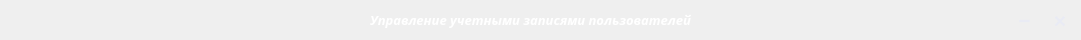
   <widget class="QWidget" name="topWidget" native="true">
    <property name="geometry">
     <rect>
      <x>-1</x>
      <y>0</y>
      <width>1081</width>
      <height>40</height>
     </rect>
    </property>
    <property name="styleSheet">
     <string notr="true">#topWidget
{
	background:rgb(31, 31, 31);
	border-top-right-radius: 16px;
	border-top-left-radius: 16px;
}</string>
    </property>
    <widget class="QPushButton" name="closeButton">
     <property name="geometry">
      <rect>
       <x>1040</x>
       <y>0</y>
       <width>40</width>
       <height>40</height>
      </rect>
     </property>
     <property name="font">
      <font>
       <pointsize>16</pointsize>
       <bold>true</bold>
      </font>
     </property>
     <property name="cursor">
      <cursorShape>PointingHandCursor</cursorShape>
     </property>
     <property name="styleSheet">
      <string notr="true">#closeButton
{
	border:none;
color:;
	color: #e9ebf4;
}

#closeButton:hover
{
	border:none;
color:rgb(111, 72, 157);
}</string>
     </property>
     <property name="text">
      <string>×</string>
     </property>
    </widget>
    <widget class="QPushButton" name="minimizeButton">
     <property name="geometry">
      <rect>
       <x>1009</x>
       <y>0</y>
       <width>31</width>
       <height>40</height>
      </rect>
     </property>
     <property name="font">
      <font>
       <pointsize>16</pointsize>
       <bold>true</bold>
      </font>
     </property>
     <property name="cursor">
      <cursorShape>PointingHandCursor</cursorShape>
     </property>
     <property name="styleSheet">
      <string notr="true">#minimizeButton
{
	border:none;
	color:#e9ebf4;
}
#minimizeButton:hover
{
	border:none;
color:rgb(111, 72, 157);
}</string>
     </property>
     <property name="text">
      <string>−</string>
     </property>
    </widget>
    <widget class="QLabel" name="label_2">
     <property name="geometry">
      <rect>
       <x>370</x>
       <y>0</y>
       <width>340</width>
       <height>41</height>
      </rect>
     </property>
     <property name="font">
      <font>
       <family>Segoe UI Black</family>
       <pointsize>13</pointsize>
       <italic>true</italic>
       <bold>true</bold>
      </font>
     </property>
     <property name="styleSheet">
      <string notr="true">color: rgb(233, 235, 244);</string>
     </property>
     <property name="text">
      <string>&lt;html&gt;&lt;head/&gt;&lt;body&gt;&lt;p&gt;&lt;span style=&quot; font-size:10pt; color:#ffffff;&quot;&gt;Управление учетными записями пользователей&lt;/span&gt;&lt;/p&gt;&lt;/body&gt;&lt;/html&gt;</string>
     </property>
    </widget>
    <widget class="QLabel" name="label">
     <property name="geometry">
      <rect>
       <x>2</x>
       <y>4</y>
       <width>40</width>
       <height>32</height>
      </rect>
     </property>
     <property name="text">
      <string/>
     </property>
     <property name="pixmap">
      <pixmap resource="resources.qrc">:/Imagine/imagine/Logo.png</pixmap>
     </property>
     <property name="scaledContents">
      <bool>true</bool>
     </property>
    </widget>
   </widget>
